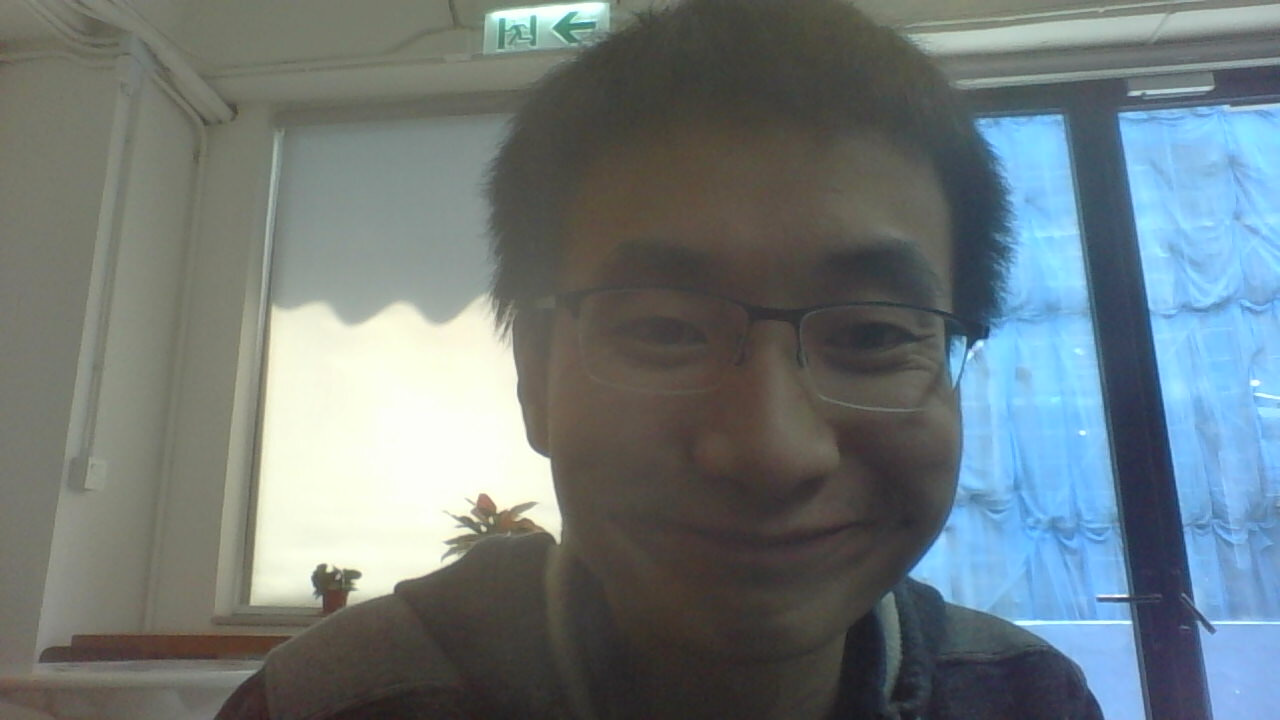
#> input picture camera_app/2017-03-04-124248.jpg, 1280 x 720 px, given in place of the camera
$ python attend.py
#> lines starting #> are read from the running program, lines starting #| are printed output that depends on the picture
#For OpenCV
import cv2
import sys
import time
import numpy as np

#For Http request
import requests

#Other python lib
import datetime
import time
import os

import os
import errno

#Global vairables
_img_url = "http://localhost:8000/post"

face_cascade = cv2.CascadeClassifier('haarcascade_frontalface_default.xml')

cv2.namedWindow("cam")

#Function definition
def showImgFunct( cam_img ):
##This function is just for debug usage

    #show the image
    cv2.imshow("cam", cam_img)
    return

# [66 lines left out: functions storeImgFunct, storeMultiFunct, postFunct, postMultFunct, not called in this run]


##Main function
print("Usage: press 'c' to capture faces, press 'ese' to quit")

video_capture = cv2.VideoCapture(0)

while True:

    ppl_faces = []
    face_x = []
    face_y = []
    face_w = []
    face_h = []

    if not video_capture.isOpened():
        print('Unable to load camera.')
        time.sleep(5)
        pass

    #Read in image
    ret, img = video_capture.read()
#> img is the input picture: shape (720, 1280, 3); mean B, G, R 123.3, 121.1, 110.3

    #Resize image to 50%
    img = cv2.resize(img, (0,0), fx=0.5, fy=0.5)
#> img: shape (360, 640, 3)

    #Change to gray scale
    gray = cv2.cvtColor(img, cv2.COLOR_BGR2GRAY)
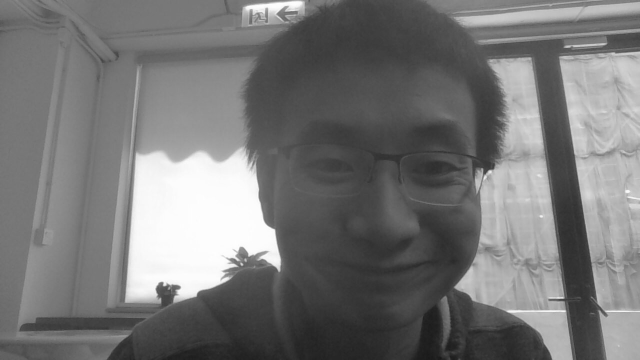
#> gray: shape (360, 640); min 25, max 254, mean 118.3

    faces = face_cascade.detectMultiScale(gray, 1.3, 5)
#> faces = ()
    for (x,y,w,h) in faces:
        cv2.rectangle(img,(x,y),(x+w,y+h),(255,0,0),2)
        roi_gray = gray[y:y+h, x:x+w]
        roi_color = img[y:y+h, x:x+w]

        ##Add face coordinate to python list
        face_x.append( np.asscalar(x) ) #Change data type from numpy.uint32 -> python int
        face_y.append( np.asscalar(y) )
        face_w.append( np.asscalar(w) )
        face_h.append( np.asscalar(h) )

        print("Face count:", len(face_x), " x:", x, " y:", y, " w:", w, " h:", h)
#> this loop made 0 passes
#> after the loop, face_h = []; face_w = []; face_x = []; face_y = []

    #Show image for debug usage
    showImgFunct(img)

    #Read in key input
    cmd = cv2.waitKey(1)
#> (key Esc is pressed here)

    if (  cmd == 27 ):
        ##Esc exit program
        break
    elif ( cmd == ord('c') and len(faces) >= 1 ):

        #Capture people's faces array
        for idx, val in enumerate(face_x):
            face = img[ face_y[idx] : face_y[idx] + face_h[idx], face_x[idx] : face_x[idx] + face_w[idx] ]
            ppl_faces.append( face )

        #Store the image, current time as directory name
        path = str(os.getcwd()) + "/" +  time.strftime("%Y_%m_%d_%H_%M_%S")

        try:
            os.makedirs(path)
        except Exception:
            print( "Fail to create directory" );

        files = storeMultiFunct( path, ppl_faces, str( datetime.datetime.now() ) )

        try:
            #Send out the image to server
            postMultFunct( ppl_faces , files)
        except Exception as e:
            print("Http post exception ... ")

#End of the while loop

cv2.destroyAllWindows()
video_capture.release()
